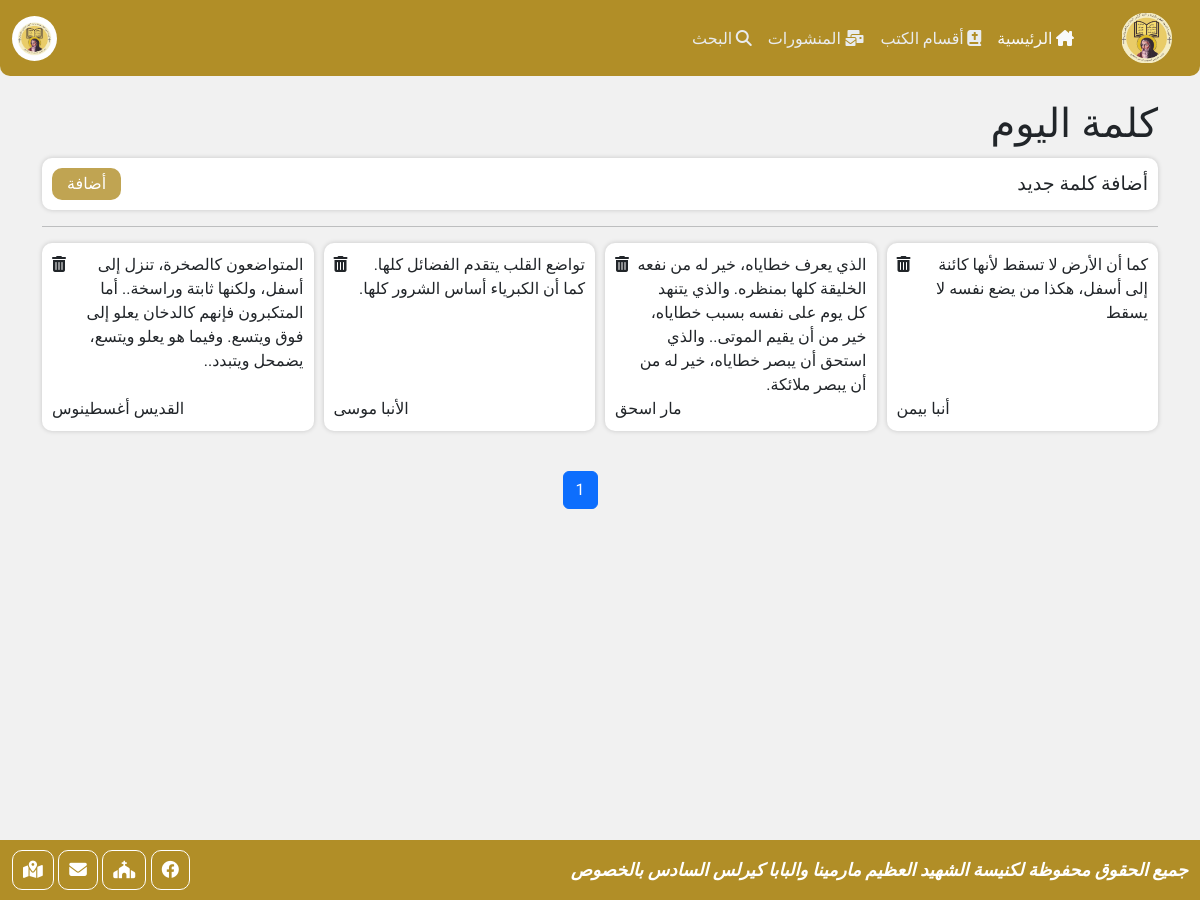
The page /word_day.php (signed in) on the database its author committed.
### tables this page shows
CREATE TABLE `word_day` (
  `id` int NOT NULL,
  `random_num` int NOT NULL,
  `content` varchar(500) NOT NULL,
  `source` varchar(255) NOT NULL,
  `status` int NOT NULL DEFAULT '0'
);

### word_day.php (the view, shortened to what this page needs)
<?php
include('db/connect.php');
$sql = $db->prepare("SELECT id FROM `word_day`");
$sql->execute();
$rowCount = $sql->rowCount();
$countwordPage = 20;
$countword = ceil($rowCount / $countwordPage);
$numPage = $_GET['page'] . 0;
$formula = "LIMIT $countwordPage OFFSET " . (($numPage * 2) - $countwordPage);
$sql = $db->prepare("SELECT * FROM `word_day` ORDER BY `word_day`.`id` DESC $formula;");
$sql->execute();
$words = $sql->fetchAll(PDO::FETCH_OBJ);
function update_par($upload_page)
{
  global $numPage;
  if ($numPage > $upload_page) {
    $strToArray = explode('?', $_SERVER['REQUEST_URI']);
    $site_page_paremter = array_search('page=' . $_GET['page'], $strToArray);
    if ($site_page_paremter == true) {
      $strToArray[$site_page_paremter] = "page=$upload_page";
    } else {
      $strToArray[] = "page=$upload_page";
    }
    $arrayToStr = implode('?', $strToArray);
    return $arrayToStr;
  }
}
?>
<!DOCTYPE html>
<html lang="ar" dir="rtl">
<head>
  <link rel="stylesheet" href="css/bootstrap.min.css" />
  <link rel="stylesheet" href="css/all.min.css" />
  <link rel="stylesheet" href="css/main.css" />
  <link rel="stylesheet" href="css/word_day.css" />
</head>
<body>
  <?php include("templates/header.php"); ?>
  <section class="word_day">
    <div class="container">
      <h1>كلمة اليوم</h1>
      <div class="add_word box">
        <span class='title'>أضافة كلمة جديد</span>
        <a href="#add_new_word" data-bs-toggle="modal" class="add">أضافة</a>
      </div>
      <hr>
      <div class="parent">
        <?php
        foreach ($words as $word) {
          ?>
          <div class="box">
            <div class="text d-flex gap-2">
              <p>
                <?php echo $word->content ?>
              </p>
              <a href='#delete_post<?php echo $word->random_num ?>' data-bs-toggle='modal' class='icon_del icon'><i
                  class='fa-solid fa-trash-can '></i></a>
            </div>
            <span>
              <?php echo $word->source ?>
            </span>
          </div>
          <?php
        } ?>
      </div>
      <div id="pagination">
        <ul class="pagination">
          <?php
          if (isset($words)) {
            for ($i = 1; $i <= $countword; $i++) {
              if ($i == $_GET['page']) {
                echo "<li class='page-item'><a class='page-link active' href='" . update_par($i) . "'>$i</a></li>";
              } else {
                echo "<li class='page-item'><a class='page-link' href='" . update_par($i) . "'>$i</a></li>";
              }
            }
          }
          ?>
        </ul>
      </div>
    </div>
  </section>
</body>
</html>

### css/main.css (style rules this page uses)
html { scroll-behavior: smooth; }
body { min-height: 100vh; position: relative; }
:root { --trans: 0.4s; --main-color: #b18e27; --other-color: #99740487; --silver-color: #f1f1f1; --border-10: 10px; }
footer { position: absolute; width: 100%; bottom: 0; background-color: var(--main-color); padding: 10px 0; color: #fff; font-family: "Amiri", serif; font-size: 1.1rem; }
footer .container-fluid { display: flex; justify-content: space-between; align-items: center; }
footer p { font-weight: bold; font-style: italic; }
footer .icons a { display: inline-flex; text-decoration: none; color: inherit; padding: 10px; border-radius: 10px; border: solid 1px #fff; transition: var(--trans); }

### css/word_day.css (style rules this page uses)
body { background-color: var(--silver-color); font-family: "Amiri", serif; }
.word_day { margin-top: 100px; padding-bottom: 120px; }
.word_day .container .add_word { display: flex; flex-direction: row; align-items: center; justify-content: space-between; margin-top: 10px; }
.word_day .container .add_word .title { font-size: 1.2rem; }
.word_day .container .add_word .add { text-decoration: none; color: #fff; background-color: var(--main-color); border-radius: var(--border-10); transition: var(--trans); padding: 4px 15px; opacity: 0.8; }
.word_day .container .box { background-color: #fff; border-radius: var(--border-10); padding: 10px; box-shadow: 0 0 5px 0 var(--bs-border-color-translucent); }
.word_day .container .parent { display: grid; grid-template-columns: repeat(auto-fill, minmax(250px, 1fr)); gap: 10px; }
.word_day .container .parent .box { display: flex; flex-direction: column; justify-content: space-between; }
.word_day .container .parent .box p { margin: 0; width: 100%; }
.word_day .container .parent .box span { display: block; text-align: left; }
.icon_del { color: inherit; transition: var(--trans); }
#pagination { display: flex; justify-content: center; margin-top: 40px; }

### rows shown on the page
word_day: content "كما أن الأرض لا تسقط لأنها كائنة إلى أسفل، هكذا من يضع نفسه لا يسقط", source "أنبا بيمن"
word_day: content "الذي يعرف خطاياه، خير له من نفعه الخليقة كلها بمنظره. والذي يتنهد كل يوم على نفسه بسبب خطاياه، خير من أن يقيم الموتى.. والذي استحق أن يبصر خطاياه، خير له من أن يبصر ملائكة.", source "مار اسحق"
word_day: content "تواضع القلب يتقدم الفضائل كلها. كما أن الكبرياء أساس الشرور كلها.", source "الأنبا موسى"
word_day: content "المتواضعون كالصخرة، تنزل إلى أسفل، ولكنها ثابتة وراسخة.. أما المتكبرون فإنهم كالدخان يعلو إلى فوق ويتسع. وفيما هو يعلو ويتسع، يضمحل ويتبدد..", source "القديس أغسطينوس"
